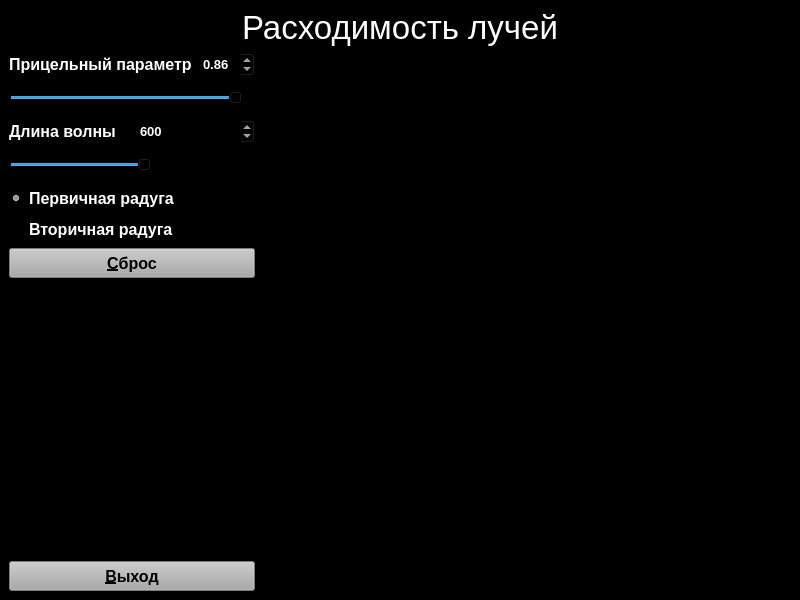
<?xml version="1.0" encoding="UTF-8"?>
<ui version="4.0">
 <class>Form1</class>
 <widget class="QMainWindow" name="Form1">
  <property name="geometry">
   <rect>
    <x>0</x>
    <y>0</y>
    <width>800</width>
    <height>600</height>
   </rect>
  </property>
  <property name="windowTitle">
   <string>MainWindow</string>
  </property>
  <property name="styleSheet">
   <string notr="true">background-color: rgb(0, 0, 0);</string>
  </property>
  <widget class="QWidget" name="centralwidget">
   <layout class="QVBoxLayout" name="verticalLayout_2">
    <item>
     <widget class="QLabel" name="header">
      <property name="sizePolicy">
       <sizepolicy hsizetype="Expanding" vsizetype="Preferred">
        <horstretch>0</horstretch>
        <verstretch>0</verstretch>
       </sizepolicy>
      </property>
      <property name="font">
       <font>
        <pointsize>25</pointsize>
       </font>
      </property>
      <property name="styleSheet">
       <string notr="true">color: rgb(255, 255, 255);</string>
      </property>
      <property name="text">
       <string>Расходимость лучей</string>
      </property>
      <property name="alignment">
       <set>Qt::AlignCenter</set>
      </property>
     </widget>
    </item>
    <item>
     <layout class="QHBoxLayout" name="horizontalLayout_3">
      <item>
       <layout class="QVBoxLayout" name="verticalLayout">
        <item>
         <layout class="QHBoxLayout" name="horizontalLayout">
          <item>
           <widget class="QLabel" name="label">
            <property name="font">
             <font>
              <pointsize>12</pointsize>
              <weight>75</weight>
              <bold>true</bold>
             </font>
            </property>
            <property name="styleSheet">
             <string notr="true">color: rgb(255, 255, 255);</string>
            </property>
            <property name="text">
             <string>Прицельный параметр</string>
            </property>
           </widget>
          </item>
          <item>
           <widget class="QDoubleSpinBox" name="spin1">
            <property name="minimumSize">
             <size>
              <width>0</width>
              <height>25</height>
             </size>
            </property>
            <property name="font">
             <font>
              <pointsize>10</pointsize>
              <weight>75</weight>
              <bold>true</bold>
             </font>
            </property>
            <property name="styleSheet">
             <string notr="true">color: rgb(255, 255, 255);</string>
            </property>
            <property name="minimum">
             <double>-0.960000000000000</double>
            </property>
            <property name="maximum">
             <double>0.960000000000000</double>
            </property>
            <property name="singleStep">
             <double>0.010000000000000</double>
            </property>
            <property name="value">
             <double>0.860000000000000</double>
            </property>
           </widget>
          </item>
         </layout>
        </item>
        <item>
         <widget class="QSlider" name="slider1">
          <property name="sizePolicy">
           <sizepolicy hsizetype="Minimum" vsizetype="Fixed">
            <horstretch>0</horstretch>
            <verstretch>0</verstretch>
           </sizepolicy>
          </property>
          <property name="minimumSize">
           <size>
            <width>0</width>
            <height>30</height>
           </size>
          </property>
          <property name="minimum">
           <number>-96</number>
          </property>
          <property name="maximum">
           <number>96</number>
          </property>
          <property name="value">
           <number>86</number>
          </property>
          <property name="sliderPosition">
           <number>86</number>
          </property>
          <property name="orientation">
           <enum>Qt::Horizontal</enum>
          </property>
         </widget>
        </item>
        <item>
         <layout class="QHBoxLayout" name="horizontalLayout_2">
          <item>
           <widget class="QLabel" name="label2">
            <property name="font">
             <font>
              <pointsize>12</pointsize>
              <weight>75</weight>
              <bold>true</bold>
             </font>
            </property>
            <property name="styleSheet">
             <string notr="true">color: rgb(255, 255, 255);</string>
            </property>
            <property name="text">
             <string>Длина волны</string>
            </property>
           </widget>
          </item>
          <item>
           <widget class="QSpinBox" name="spin2">
            <property name="minimumSize">
             <size>
              <width>0</width>
              <height>25</height>
             </size>
            </property>
            <property name="font">
             <font>
              <pointsize>10</pointsize>
              <weight>75</weight>
              <bold>true</bold>
             </font>
            </property>
            <property name="styleSheet">
             <string notr="true">color: rgb(255, 255, 255);</string>
            </property>
            <property name="minimum">
             <number>400</number>
            </property>
            <property name="maximum">
             <number>760</number>
            </property>
            <property name="value">
             <number>600</number>
            </property>
           </widget>
          </item>
         </layout>
        </item>
        <item>
         <widget class="QSlider" name="slider2">
          <property name="sizePolicy">
           <sizepolicy hsizetype="Minimum" vsizetype="Fixed">
            <horstretch>0</horstretch>
            <verstretch>0</verstretch>
           </sizepolicy>
          </property>
          <property name="minimumSize">
           <size>
            <width>0</width>
            <height>30</height>
           </size>
          </property>
          <property name="minimum">
           <number>400</number>
          </property>
          <property name="maximum">
           <number>760</number>
          </property>
          <property name="value">
           <number>600</number>
          </property>
          <property name="orientation">
           <enum>Qt::Horizontal</enum>
          </property>
         </widget>
        </item>
        <item>
         <widget class="QRadioButton" name="radioButton">
          <property name="font">
           <font>
            <pointsize>12</pointsize>
            <weight>75</weight>
            <bold>true</bold>
           </font>
          </property>
          <property name="styleSheet">
           <string notr="true">color: rgb(255, 255, 255);</string>
          </property>
          <property name="text">
           <string>Первичная радуга</string>
          </property>
          <property name="checked">
           <bool>true</bool>
          </property>
         </widget>
        </item>
        <item>
         <widget class="QRadioButton" name="radioButton_2">
          <property name="font">
           <font>
            <pointsize>12</pointsize>
            <weight>75</weight>
            <bold>true</bold>
           </font>
          </property>
          <property name="styleSheet">
           <string notr="true">color: rgb(255, 255, 255);</string>
          </property>
          <property name="text">
           <string>Вторичная радуга</string>
          </property>
         </widget>
        </item>
        <item>
         <widget class="QPushButton" name="pushButton">
          <property name="minimumSize">
           <size>
            <width>0</width>
            <height>30</height>
           </size>
          </property>
          <property name="font">
           <font>
            <pointsize>12</pointsize>
            <weight>75</weight>
            <bold>true</bold>
           </font>
          </property>
          <property name="styleSheet">
           <string notr="true">background-color: rgb(170,170,170);</string>
          </property>
          <property name="text">
           <string>&amp;Сброс</string>
          </property>
         </widget>
        </item>
        <item>
         <spacer name="verticalSpacer">
          <property name="orientation">
           <enum>Qt::Vertical</enum>
          </property>
          <property name="sizeHint" stdset="0">
           <size>
            <width>20</width>
            <height>68</height>
           </size>
          </property>
         </spacer>
        </item>
        <item>
         <widget class="QPushButton" name="quit">
          <property name="minimumSize">
           <size>
            <width>0</width>
            <height>30</height>
           </size>
          </property>
          <property name="font">
           <font>
            <pointsize>12</pointsize>
            <weight>75</weight>
            <bold>true</bold>
           </font>
          </property>
          <property name="styleSheet">
           <string notr="true">background-color: rgb(170,170,170);</string>
          </property>
          <property name="text">
           <string>&amp;Выход</string>
          </property>
         </widget>
        </item>
       </layout>
      </item>
      <item>
       <widget class="GLWidget" name="widget" native="true">
        <property name="sizePolicy">
         <sizepolicy hsizetype="Expanding" vsizetype="Expanding">
          <horstretch>0</horstretch>
          <verstretch>0</verstretch>
         </sizepolicy>
        </property>
       </widget>
      </item>
     </layout>
    </item>
   </layout>
  </widget>
 </widget>
 <customwidgets>
  <customwidget>
   <class>GLWidget</class>
   <extends>QWidget</extends>
   <header>glwidget.h</header>
   <container>1</container>
  </customwidget>
 </customwidgets>
 <resources/>
 <connections>
  <connection>
   <sender>quit</sender>
   <signal>clicked()</signal>
   <receiver>Form1</receiver>
   <slot>close()</slot>
   <hints>
    <hint type="sourcelabel">
     <x>14</x>
     <y>582</y>
    </hint>
    <hint type="destinationlabel">
     <x>24</x>
     <y>297</y>
    </hint>
   </hints>
  </connection>
  <connection>
   <sender>radioButton</sender>
   <signal>clicked()</signal>
   <receiver>Form1</receiver>
   <slot>radio1()</slot>
   <hints>
    <hint type="sourcelabel">
     <x>33</x>
     <y>213</y>
    </hint>
    <hint type="destinationlabel">
     <x>49</x>
     <y>318</y>
    </hint>
   </hints>
  </connection>
  <connection>
   <sender>radioButton_2</sender>
   <signal>clicked()</signal>
   <receiver>Form1</receiver>
   <slot>radio2()</slot>
   <hints>
    <hint type="sourcelabel">
     <x>55</x>
     <y>234</y>
    </hint>
    <hint type="destinationlabel">
     <x>79</x>
     <y>343</y>
    </hint>
   </hints>
  </connection>
  <connection>
   <sender>spin2</sender>
   <signal>valueChanged(int)</signal>
   <receiver>Form1</receiver>
   <slot>wave_spin_d(int)</slot>
   <hints>
    <hint type="sourcelabel">
     <x>226</x>
     <y>141</y>
    </hint>
    <hint type="destinationlabel">
     <x>172</x>
     <y>363</y>
    </hint>
   </hints>
  </connection>
  <connection>
   <sender>slider2</sender>
   <signal>sliderMoved(int)</signal>
   <receiver>Form1</receiver>
   <slot>wave_slider_d(int)</slot>
   <hints>
    <hint type="sourcelabel">
     <x>141</x>
     <y>175</y>
    </hint>
    <hint type="destinationlabel">
     <x>126</x>
     <y>399</y>
    </hint>
   </hints>
  </connection>
  <connection>
   <sender>spin1</sender>
   <signal>valueChanged(double)</signal>
   <receiver>Form1</receiver>
   <slot>dist_spin_d(double)</slot>
   <hints>
    <hint type="sourcelabel">
     <x>230</x>
     <y>67</y>
    </hint>
    <hint type="destinationlabel">
     <x>141</x>
     <y>441</y>
    </hint>
   </hints>
  </connection>
  <connection>
   <sender>slider1</sender>
   <signal>sliderMoved(int)</signal>
   <receiver>Form1</receiver>
   <slot>dist_slider_d(int)</slot>
   <hints>
    <hint type="sourcelabel">
     <x>113</x>
     <y>107</y>
    </hint>
    <hint type="destinationlabel">
     <x>72</x>
     <y>419</y>
    </hint>
   </hints>
  </connection>
  <connection>
   <sender>pushButton</sender>
   <signal>clicked()</signal>
   <receiver>Form1</receiver>
   <slot>reset()</slot>
   <hints>
    <hint type="sourcelabel">
     <x>256</x>
     <y>272</y>
    </hint>
    <hint type="destinationlabel">
     <x>199</x>
     <y>412</y>
    </hint>
   </hints>
  </connection>
 </connections>
 <slots>
  <slot>radio1()</slot>
  <slot>radio2()</slot>
  <slot>wave_spin_d(int)</slot>
  <slot>wave_slider_d(int)</slot>
  <slot>dist_spin_d(double)</slot>
  <slot>dist_slider_d(int)</slot>
  <slot>reset()</slot>
 </slots>
</ui>
